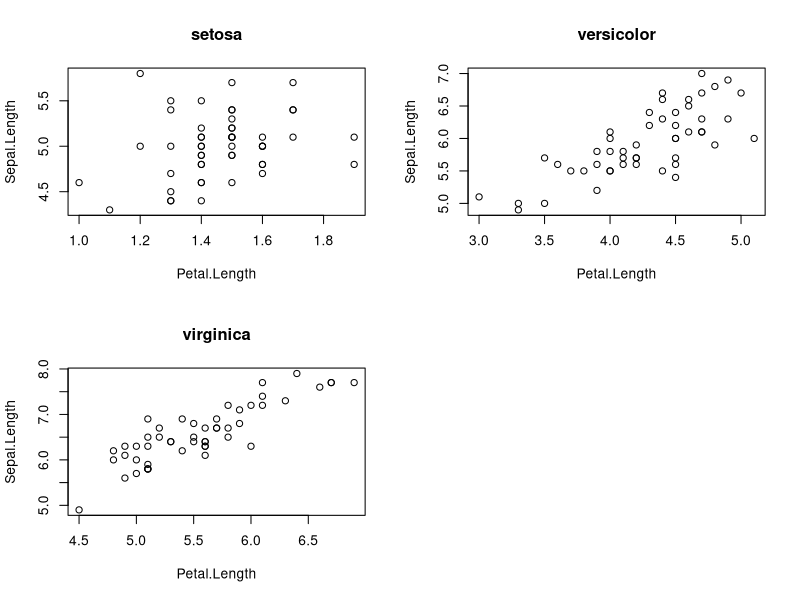
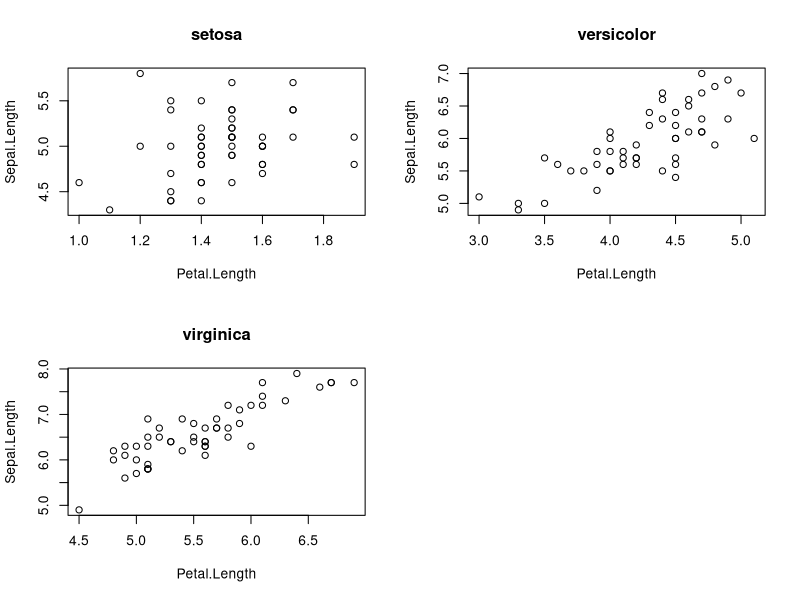

Reproduce these figures in R, in order.
## ---- chunk 1
knitr::opts_chunk$set(
  echo = FALSE,
  warning = FALSE,
  message = FALSE
)

library(data.table)
library(dplyr)
library(microbenchmark)
## ---- chunk 2
df <- iris

DT <- as.data.table(iris)

class(df)
class(DT)
## ---- chunk 3
head(iris) # 50 rows x 3 species = 150 rows in total
## ---- chunk 4
df |> filter(Petal.Length > 1.5)
## ---- chunk 5
DT[Petal.Length > 1.5]
## ---- chunk 6
df[1:2,]
## ---- chunk 7
DT[1:2] # Comma can be included, but is redundant
## ---- chunk 8
df |> select(Species, Petal.Width)
## ---- chunk 9
DT[, .(Species, Petal.Width)]  # The dot is data.table's shorthand for list()
## ---- chunk 10
# Alternative
DT[, c("Species", "Petal.Width")]
## ---- chunk 11
df |> pull(Petal.Width) |> head()
## ---- chunk 12
DT[, Petal.Width] |> head()
## ---- chunk 13
df |> mutate(Petal.Area = Petal.Length * Petal.Width) |> select(Petal.Area)
## ---- chunk 14
DT[, .(Petal.Area = Petal.Length * Petal.Width)] # j mutates and selects in one go
## ---- chunk 15
# Return a single TRUE/FALSE based on whether anything in the argument matches "setosa"
# (Not the best approach to flagging, but just to illustrate non-vectorised functions)

flag_setosa <- function(x) {
  any(stringr::str_detect(x, "setosa"))
}

flag_setosa("setosa")
flag_setosa("versicolor")
## ---- chunk 16
df |> 
  mutate(Flag = flag_setosa(Species)) |>
  group_by(Species, Flag) |>
  summarise(N = n())

# Wrong result: non-vectorized function applied to a vector.
# Takes the whole Species vector and returns TRUE if at least one value matches "setosa", which it does.
## ---- chunk 17
df |>
  rowwise() |> # Implicitly groups by row
  mutate(Flag = flag_setosa(Species)) |>
  group_by(Species, Flag) |>
  summarise(N = n())
## ---- chunk 18
DT[, .(Species, Flag = flag_setosa(Species)), by=.I][, .N, by=.(Species, Flag)]
## ---- chunk 19
df |> summarise(Mean.Petal.Length = mean(Petal.Length))
## ---- chunk 20
DT[, .(Mean.Petal.Length = mean(Petal.Length))]
## ---- chunk 21
df |> filter(Petal.Length > 1.5) |>
      group_by(Species) |>
      summarise(Mean.Petal.Length = mean(Petal.Length))
## ---- chunk 22
DT[Petal.Length > 1.5, .(Mean.Petal.Length = mean(Petal.Length)), by = Species]
## ---- chunk 23
df |> mutate(Bin = cut(Petal.Length, breaks = seq(0,8,2))) |>
      group_by(Species, Bin) |>
      summarise(N = n()) |>
      arrange(Species, Bin)
## ---- chunk 24
DT[, .N, by = .(Species, Bin = cut(Petal.Length, breaks = seq(0,8,2)))][order(Species, Bin)] # compound statement
## ---- chunk 25
df <- df |> group_by(Species)

df |> summarise(
  GRP = cur_group_id(),
  NGRP = n_groups(df),
  PERCENTAGE_OF_GROUPS_PROCESSED = GRP / NGRP * 100 )

df <- ungroup(df)

## ---- chunk 26
DT[, .(.GRP, .NGRP, PERCENTAGE_OF_GROUPS_PROCESSED = .GRP/.NGRP * 100), by=Species]
## ---- chunk 27
df |> group_by(Petal.Width) |>
      summarise(X = sum(Petal.Length) * pull(cur_group())) |>
      arrange(Petal.Width)
## ---- chunk 28
DT[, .(X = sum(Petal.Length) * as.numeric(.BY)), by=Petal.Width][order(Petal.Width)]
## ---- chunk 29
df |> group_by(Species) |>
      summarise(across(c("Petal.Length", "Petal.Width"), mean))
## ---- chunk 30
DT[, .SD]
## ---- chunk 31
DT[, lapply(.SD, mean), by = Species, .SDcols = c("Petal.Length", "Petal.Width")] 

# .SDcols is optional; when it is not specified, it defaults to all columns (other than those in 'by')
## ---- chunk 32
df |> group_by(Species) |>
      summarise(
        N = n(),
        across(everything(), mean)
      )
## ---- chunk 33
DT[, c(.N, lapply(.SD, mean)), by=Species]  
## ---- chunk 34
# Variance calculated in steps
DT[, {mean_petal_length = mean(Petal.Length)
      var_petal_length = sum((Petal.Length - mean_petal_length)^2)/(.N-1)},
   by = Species]

# Equivalent to:
# DT[, var(Petal.Length), by=Species]
## ---- chunk 35
DT[, {mean_petal_length = mean(Petal.Length)
      var_petal_length = sum((Petal.Length - mean_petal_length)^2)/(.N-1)
      .(mean_petal_length, var_petal_length)},
   by = Species]
## ---- chunk 36
df |> group_by(Species) |>
      mutate(Above.Mean = Petal.Length > mean(Petal.Length)) |>
      group_by(Species, Above.Mean) |>
      summarise(N = n()) |>
      group_by(Species) |>
      mutate(P = N/sum(N)) |>
      select(-N) |>
      arrange(Species, Above.Mean)
## ---- chunk 37
DT[,
   {Total = .N;
   .SD[,
       .(P = .N/Total),
       by=.(Above.Mean = Petal.Length > mean(Petal.Length))]},
   by=Species][order(Species, Above.Mean)]

# DT version is more succinct and efficient, but less intuitive
## ---- chunk 38
df |> group_by(Species) |>
      slice_max(order_by = Petal.Length, n = 1)
## ---- chunk 39
DT[, .SD[which(Petal.Length == max(Petal.Length))], by = Species]
## ---- chunk 40
df |> group_by(Species) |>
      slice_max(order_by = Petal.Length, n = 1, with_ties = FALSE)
## ---- chunk 41
DT[, .SD[which.max(Petal.Length)], by = Species]
## ---- chunk 42
df |> mutate(I = row_number()) |>
      group_by(Species) |>
      slice_max(order_by = Petal.Length, n = 1) |>
      select(Species, I)
## ---- chunk 43
DT[, .(I = .I[which(Petal.Length == max(Petal.Length))]), by=Species]

## ---- chunk 44
df |> group_by(Species) |>
      reframe(All.Lengths = c(Sepal.Length, Petal.Length))
## ---- chunk 45
DT[, .(All.Lengths = c(Sepal.Length, Petal.Length)), by = Species]
## ---- chunk 46
par(mfrow = c(2, 2)) # Split plotting area into 2x2 grid

df |> group_by(Species) |>
      reframe(plot(Petal.Length, Sepal.Length, main = unique(Species)))
## ---- chunk 47
par(mfrow = c(2, 2))

DT[, plot(Petal.Length, Sepal.Length, main = unique(Species)), by=Species]
## ---- chunk 48
df <- df |> rename(
  sepal_length = Sepal.Length,
  sepal_width = Sepal.Width
)

head(df)
## ---- chunk 49
setnames(DT, c("Sepal.Length", "Sepal.Width"), c("sepal_length", "sepal_width"))

head(DT)
## ---- chunk 50

microbenchmark(
  
  dplyr = df |> dplyr::rename(
    xxx = sepal_length,
    yyy = sepal_width
  ),
  
  data.table = setnames(DT, 1:2, c("sepal_length", "sepal_width")),
  
  times = 1000L
  
) |> summary() |> select(expr, median_microseconds = median)
## ---- chunk 51
df <- df |> rename_with(
  ~ tolower(gsub(".", "_", .x, fixed = T))
  # fixed = T forces literal matching of the dot, as opposed to any character (regex)
)

head(df)
## ---- chunk 52
setnames(DT, new = \(x) {tolower(gsub(".", "_", x, fixed = T))})

head(DT)
## ---- chunk 53
df <- df |> relocate("species", .before = 1)

head(df)
## ---- chunk 54
setcolorder(DT, neworder = "species")

# neworder specifies one or more columns that will be placed in that order at the front of of the table

head(DT)
## ---- chunk 55
df <- df |> mutate(
  species = case_when(
    species == "setosa" ~ "Iris setosa",
    T ~ species
  )
) 

df |> group_by(species) |>
      summarise(n = n())
## ---- chunk 56
DT[species=="setosa", species := "Iris setosa"]

DT[, .N, by=species]
## ---- chunk 57
microbenchmark(
  
  dplyr = df |> mutate(
            species = case_when(
              species == "setosa" ~ "Iris setosa",
              T ~ species
            )
          ),
  
  data.table = DT[species=="setosa", species := "Iris setosa"],
  
  times = 1000L
  
) |> summary() |> select(expr, median_microseconds = median)
## ---- chunk 58
df |> group_by(species) |>
      mutate(mean_petal_length = mean(petal_length)) |>
      ungroup() |>
      slice_head(n = 2, by = species)
## ---- chunk 59
DT[, mean_petal_length := mean(petal_length), by=species]

DT[, head(.SD, 2), by=species]
## ---- chunk 60
# dplyr solution involves multiple column re-creations

df <- df |> mutate(
  sepal_length = case_when(
    species == "Iris setosa" ~ round(sepal_length),
    T ~ sepal_length
  ),
  sepal_width = case_when(
    species == "Iris setosa" ~ round(sepal_width),
    T ~ sepal_width
  )
)

df |> slice_head(n = 2, by = species)

## ---- chunk 61
DT[species == "Iris setosa",
   `:=`(sepal_length = round(sepal_length),
        sepal_width = round(sepal_width))
   ]

# ...or using .SD/.SDcols, which may be the more succinct option when same function is applied repetitively to many columns

columns_to_modify <- c("sepal_length", "sepal_width")
DT[species == "Iris setosa", (columns_to_modify) := lapply(.SD, round), .SDcols = columns_to_modify]

DT[, head(.SD, 2), by=species]
## ---- chunk 62
df <- df |> select(-sepal_length)

head(df)
## ---- chunk 63
DT <- DT[, -"sepal_length"] # Similar solution to dplyr, overwrites the whole table

DT[, sepal_length := NULL] # Deletion in-place, a lot more efficient

head(DT)

## ---- chunk 64

df2 <- df

df2 <- df2 |> mutate(petal_width = petal_width * 100)

head(df)
head(df2)
## ---- chunk 65

DT2 <- DT

DT2[, petal_width := petal_width * 100]

head(DT)
head(DT2)
## ---- chunk 66
setkey(DT, species)

# Check the key has been set
haskey(DT)
key(DT)
attributes(DT)$sorted # Key is stored in the attribute 'sorted'
## ---- chunk 67
DT[, .N, keyby=species] |> key()
## ---- chunk 68
# Recommended syntax
DT[.("Iris setosa"), on = .(species)]
DT[.("Iris setosa"), on = "species"]

# When a key is set, on= is optional, but recommended for explicitness
DT[.("Iris setosa")]           

# .() around the condition may be dropped, but not when the key is a numeric column
DT["Iris setosa"]

## ---- chunk 69
setindex(DT, petal_length) # Stored in attributes(DT)$index

indices(DT)
## ---- chunk 70
DT[.(5.0), on = .(petal_length)]
## ---- chunk 71
DT[.(10.0), on = .(petal_width)]
## ---- chunk 72
# Filter-as-a-join syntax
DT[!"Iris setosa", on = .(species), mean(petal_length), by=.EACHI]

# Same result using the standard syntax
DT[species!="Iris setosa", mean(petal_length), by=species]
## ---- chunk 73
DT["Iris setosa", on = .(species), sepal_width := round(sepal_width)]

# sepal_width in setosa was already rounded in previous code chunks
## ---- chunk 74
DT[.(c("XXX", "Iris setosa", "YYY")), on = .(species), .SD[1], by=.EACHI]
## ---- chunk 75
DT[.(c("XXX", "Iris setosa", "YYY")), on = .(species), mult = "first"]
## ---- chunk 76
DT[.(c("XXX", "Iris setosa", "YYY")), .SD[1], by=.EACHI, on = .(species), nomatch = 0]
## ---- chunk 77
R <- data.table(
  number = c(4:6,10:12),
  letter = c(LETTERS[4:6], LETTERS[10:12]))

setkey(R, letter)

R
## ---- chunk 78
R[.(1:15), on = .(number)]
## ---- chunk 79
R[.(1:15), on = .(number), roll = Inf]
## ---- chunk 80
R[.(1:15), on = .(number), roll = -Inf]
## ---- chunk 81
R[.(1:15), on = .(number), roll = 'nearest']
## ---- chunk 82
R[.(1:15), on = .(number), roll = 2] # LOCF for 2 steps
## ---- chunk 83
R[.(1:15), on = .(number), roll = -2] # NOCB for 2 steps
## ---- chunk 84
DT1 <- data.table(
  id = 1:5, letter = LETTERS[1:5]
)

DT2 <- data.table(
  id = 3:7, number = rnorm(4)
)

# Setting a key on 'id' is optional,
# but, if set, will greatly improve performance

DT1
DT2
## ---- chunk 85
DT1[DT2, on = .(id)]
## ---- chunk 86
DT2[DT1, on = .(id)]
## ---- chunk 87
DT1[DT2, on = .(id), nomatch = 0]
## ---- chunk 88
DT1[!DT2, on = .(id)]
## ---- chunk 89
DT2[!DT1, on = .(id)]
## ---- chunk 90
rbind(
  DT2[DT1, on = .(id)],
  DT2[!DT1, on = .(id)],
  fill = TRUE
  )
## ---- chunk 91
DT2[DT1, on = .(id), sum(number), by=.EACHI]
## ---- chunk 92
# Prescriptions
P <- data.table(
  patient = LETTERS[1:2],
  presc_date = as.IDate("2024-01-01") |> rep(2)
)

# PPCs
CERT <- data.table(
  patient = LETTERS[1:2],
  cert_no = c(111,222),
  start_date = c(as.IDate("2023-01-01"), as.IDate("2000-01-01")),
  expiry_date = c(as.IDate("2025-01-01"), as.IDate("2000-01-02"))
)

P
CERT
## ---- chunk 93
# Right join of patients to certificates
CERT[P, on = .(patient, start_date <= presc_date, expiry_date >= presc_date),
     .(patient, presc_date, x.cert_no, x.start_date, x.expiry_date)]
## ---- chunk 94

Wide_DT <- DT[, .(row_id = rowid(species), species, petal_length)] |> dcast(row_id ~ species, value.var = "petal_length")

Wide_DT

# Note: row_id is needed to have unique combinations of species x row.

## ---- chunk 95
Long_DT <- melt(Wide_DT, id.vars = "row_id", measure.vars = c("versicolor", "virginica", "Iris setosa"),
                variable.name = "species", value.name = "petal_length")

Long_DT
